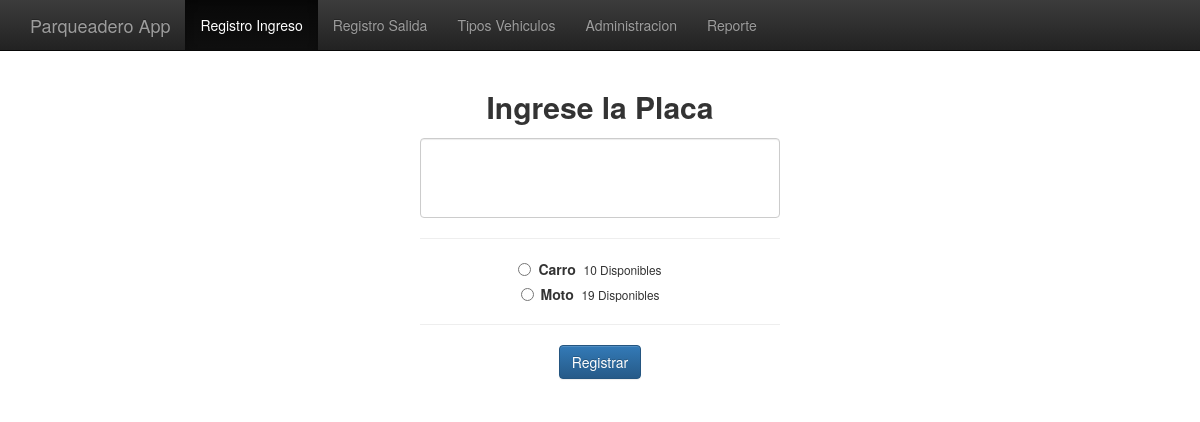
/index.php/registro/ingreso, run on the app's committed database.
### tables this page shows
CREATE TABLE `tipos_vehiculos` (
  `id_tipo_vehiculo` int(11) NOT NULL AUTO_INCREMENT,
  `tipo` char(2) NOT NULL,
  `descripcion` varchar(20) NOT NULL,
  PRIMARY KEY (`id_tipo_vehiculo`)
);

### application/controllers/Registro.php (called while the page is built, shortened)
<?php
class Registro extends CI_Controller {
	function __construct(){
		$this->load->model('registro_model');
		$this->load->model('tipovehiculo_model');
		$this->load->model('estacionamiento_model');
	}
	public function ingreso()
	{
		$data['seleccion'] = 'registro/ingreso';
		$this->load->view('encabezado',$data);
		$data['tipos'] = $this->tipovehiculo_model->traer_datos();
		$data['disponibles'] = $this->registro_model->disponible();
		$this->load->view('formulario_ingreso',$data);
		$this->load->view('footer');
	}
}

### index.php (called while the page is built, shortened)
<?php
require_once BASEPATH.'core/CodeIgniter.php';

### application/models/Tipovehiculo_model.php (called while the page is built, shortened)
<?php
class Tipovehiculo_model extends CI_Model {
	private $tabla = 'tipos_vehiculos';
	public function traer_datos()
	{
		$query = $this->db->get($this->tabla);
		if ($query->num_rows() > 0) return $query;
		else return false;
	}
}

### application/models/Registro_model.php (called while the page is built, shortened)
<?php
class Registro_model extends CI_Model {
	public function disponible(){
		$this->db->select('e.id_tipo_vehiculo, e.cantidad_maxima - count(r.id_registro) disponibles');
		$this->db->from('estacionamientos e');
		$this->db->join('registros r', "e.id_tipo_vehiculo = r.id_tipo_vehiculo and r.estado ='P'",'left');
		$this->db->group_by("e.id_tipo_vehiculo");
		$query = $this->db->get();
		if ($query->num_rows() > 0) return $query;
		else return false;
	}
}

### application/views/formulario_ingreso.php (the view, shortened to what this page needs)
<div class="container ">
<?php
$estacionamientos = array();
foreach ($disponibles->result() as $key) {
		$estacionamientos[$key->id_tipo_vehiculo] =  $key->disponibles;
}
?>
	<div class="row ">
		<div class="col-md-4"></div>
		<div class="col-md-4">
			<form role="form"  action="<?php echo site_url('registro/registrar_ingreso');?> " enctype="multipart/form-data" name="" method="post">
				<div class="form-group">
					<h2 class="text-center"><label for="placa" class="text-center" >Ingrese la Placa</label>
					</h2>
					<input type="text" class="form-control placa"  id="placa" name="placa" value="" required>
					<hr>
					<p class="text-center" >
						<?php
						foreach ($tipos->result() as $value) {
							?>
							<span class="radio">
								<input type="radio" name="tipoVehiculo" id="" value="<?php echo $value->id_tipo_vehiculo; ?>" required>
								<?php echo '<strong>'.ucfirst($value->descripcion).'</strong>&nbsp;&nbsp;<small>'.$estacionamientos[$value->id_tipo_vehiculo].' Disponibles</small>'; ?>
							</span>
							<?php
						}
						?>
					</p>
					<hr>
					<p class="text-center" >
						<button type="submit" class="btn btn-primary">Registrar</button>
					</p>
				</div>
			</form>
		</div>
		<div class="col-md-4"></div>
	</div>
		</div>

### assets/css/theme.css (style rules this page uses)
body { padding-top: 70px; padding-bottom: 30px; }
.placa { font-size: 60px; height: 80px; text-align: center; }

### data on the page
tipos_vehiculos: descripcion "Carro", id_tipo_vehiculo "10"
tipos_vehiculos: descripcion "Moto", id_tipo_vehiculo "19"

### other printed values
$value "Registro Ingreso"
$value "Registro Salida"
$value "Tipos Vehiculos"
$value "Administracion"
$value "Reporte"
